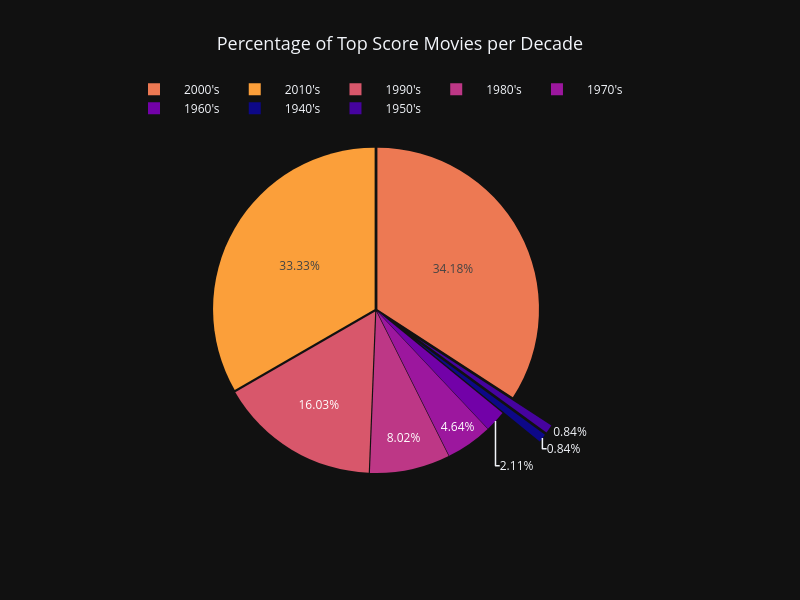

Write notebook code for a chart like this one.
### Code cell
"""
Update: 4/27/2026
Generate interactive visualization using plotly
"""
decades = list(decade_count.keys())
counts = list(decade_count.values())
total = sum(counts)
percentages = [count/total*100 for count in counts]
# Calculate explode pct
pull = []
for pct in percentages:
    if pct <= 2:
        pull.append(0.3)
    else:
        pull.append(0.01)


fig = go.Figure(
    data = [go.Pie(
        labels = decades,
        values = percentages,
        text = percentages,
        texttemplate = '%{text:.2f}%',
        hovertemplate = '<b>%{label}</b><br>Count: %{customdata}<br>Percentage: %{value:.2f}%<extra></extra>',
        customdata = counts,
        marker = dict(colors = px.colors.sequential.Plasma),
        pull = pull
    )]
)
fig.update_layout(
    width = 800,
    height = 600,
    template = "plotly_dark",
    title_x = 0.5,
    title = {'text':'Percentage of Top Score Movies per Decade', 'font':{'size': 18}},
    legend = dict(orientation = 'h', xanchor = 'center', x = 0.5, y = 1.06, itemwidth = 50)
)
fig.show()

### Figure 1 — Plotly figure (JSON) as saved in the notebook; plotly's stock layout.template omitted (floating-point values rounded to 4 significant figures)
{"data": [{"customdata": [2, 2, 5, 11, 19, 38, 81, 79], "hovertemplate": "<b>%{label}</b><br>Count: %{customdata}<br>Percentage: %{value:.2f}%<extra></extra>", "labels": ["1940's", "1950's", "1960's", "1970's", "1980's", "1990's", "2000's", "2010's"], "marker": {"colors": ["#0d0887", "#46039f", "#7201a8", "#9c179e", "#bd3786", "#d8576b", "#ed7953", "#fb9f3a", "#fdca26", "#f0f921"]}, "pull": [0.3, 0.3, 0.01, 0.01, 0.01, 0.01, 0.01, 0.01], "text": [0.8439, 0.8439, 2.11, 4.641, 8.017, 16.03, 34.18, 33.33], "texttemplate": "%{text:.2f}%", "type": "pie", "values": [0.8439, 0.8439, 2.11, 4.641, 8.017, 16.03, 34.18, 33.33]}], "layout": {"height": 600, "legend": {"itemwidth": 50, "orientation": "h", "x": 0.5, "xanchor": "center", "y": 1.06}, "title": {"font": {"size": 18}, "text": "Percentage of Top Score Movies per Decade", "x": 0.5}, "width": 800}}
